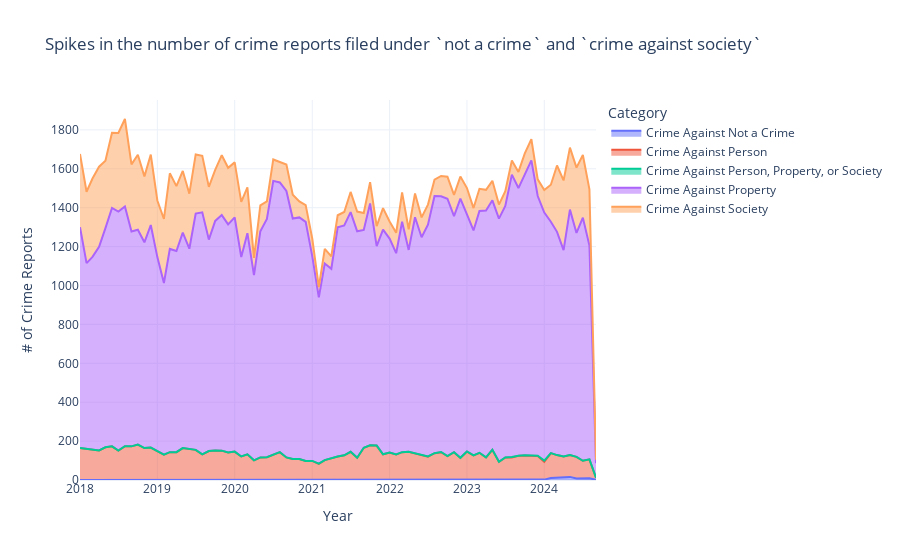

Write notebook code for a chart like this one.
### Code cell
# Very close to final project. 
# The code here can be severed from the rest and made into a dashboard
# Now taking a closer look at the crime dataset, to see what is going on there

crime['month_year'] = crime['Start_Time'].dt.to_period('M')

crime_name1_summary = (
    crime.groupby(['month_year', 'Crime Name1'])
    .size()
    .unstack(fill_value=0)
    )
crime_name1_long = crime_name1_summary.reset_index().melt(
    id_vars='month_year',
    var_name='Crime Name1', 
    value_name='Count'
    )
crime_name1_long['month_year'] = crime_name1_long['month_year'].astype(str)

fig = px.area(
    crime_name1_long,
    x='month_year', 
    y='Count', 
    color='Crime Name1', 
    title="Spikes in the number of crime reports filed under `not a crime` and `crime against society`",
    labels={
        'Year_Month': 'Year-Month',
        'total_crimes_by_category': 'Total Number of Reports',
        'Crime_Short': 'Crime Category'
    }
    )
fig.update_layout(
    template='plotly_white',
    legend_title="Category",
    xaxis_title="Year",
    yaxis_title="# of Crime Reports" 
)
fig.show()

### Figure 1 — Plotly figure (JSON) as saved in the notebook; plotly's stock layout.template omitted (floating-point values rounded to 4 significant figures)
{"data": [{"fillpattern": {"shape": ""}, "hovertemplate": "Crime Name1=Crime Against Not a Crime<br>month_year=%{x}<br>Count=%{y}<extra></extra>", "legendgroup": "Crime Against Not a Crime", "line": {"color": "#636efa"}, "marker": {"symbol": "circle"}, "mode": "lines", "name": "Crime Against Not a Crime", "orientation": "v", "showlegend": true, "stackgroup": "1", "type": "scatter", "visible": true, "x": ["2018-01", "2018-02", "2018-03", "2018-04", "2018-05", "2018-06", "2018-07", "2018-08", "2018-09", "2018-10", "2018-11", "2018-12", "2019-01", "2019-02", "2019-03", "2019-04", "2019-05", "2019-06", "2019-07", "2019-08", "2019-09", "2019-10", "2019-11", "2019-12", "2020-01", "2020-02", "2020-03", "2020-04", "2020-05", "2020-06", "2020-07", "2020-08", "2020-09", "2020-10", "2020-11", "2020-12", "2021-01", "2021-02", "2021-03", "2021-04", "2021-05", "2021-06", "2021-07", "2021-08", "2021-09", "2021-10", "2021-11", "2021-12", "2022-01", "2022-02", "2022-03", "2022-04", "2022-05", "2022-06", "2022-07", "2022-08", "2022-09", "2022-10", "2022-11", "2022-12", "2023-01", "2023-02", "2023-03", "2023-04", "2023-05", "2023-06", "2023-07", "2023-08", "2023-09", "2023-10", "2023-11", "2023-12", "2024-01", "2024-02", "2024-03", "2024-04", "2024-05", "2024-06", "2024-07", "2024-08", "2024-09"], "xaxis": "x", "y": [0, 0, 0, 0, 0, 0, 0, 0, 0, 0, 0, 0, 0, 0, 0, 0, 0, 0, 0, 0, 0, 0, 0, 0, 0, 0, 0, 0, 0, 0, 0, 0, 0, 0, 0, 0, 0, 0, 0, 0, 0, 0, 0, 0, 0, 0, 0, 0, 0, 0, 0, 0, 0, 0, 0, 0, 0, 0, 0, 0, 0, 0, 0, 0, 0, 0, 0, 0, 0, 0, 1, 2, 2, 10, 12, 16, 16, 8, 10, 9, 1], "yaxis": "y"}, {"fillpattern": {"shape": ""}, "hovertemplate": "Crime Name1=Crime Against Person<br>month_year=%{x}<br>Count=%{y}<extra></extra>", "legendgroup": "Crime Against Person", "line": {"color": "#EF553B"}, "marker": {"symbol": "circle"}, "mode": "lines", "name": "Crime Against Person", "orientation": "v", "showlegend": true, "stackgroup": "1", "type": "scatter", "visible": true, "x": ["2018-01", "2018-02", "2018-03", "2018-04", "2018-05", "2018-06", "2018-07", "2018-08", "2018-09", "2018-10", "2018-11", "2018-12", "2019-01", "2019-02", "2019-03", "2019-04", "2019-05", "2019-06", "2019-07", "2019-08", "2019-09", "2019-10", "2019-11", "2019-12", "2020-01", "2020-02", "2020-03", "2020-04", "2020-05", "2020-06", "2020-07", "2020-08", "2020-09", "2020-10", "2020-11", "2020-12", "2021-01", "2021-02", "2021-03", "2021-04", "2021-05", "2021-06", "2021-07", "2021-08", "2021-09", "2021-10", "2021-11", "2021-12", "2022-01", "2022-02", "2022-03", "2022-04", "2022-05", "2022-06", "2022-07", "2022-08", "2022-09", "2022-10", "2022-11", "2022-12", "2023-01", "2023-02", "2023-03", "2023-04", "2023-05", "2023-06", "2023-07", "2023-08", "2023-09", "2023-10", "2023-11", "2023-12", "2024-01", "2024-02", "2024-03", "2024-04", "2024-05", "2024-06", "2024-07", "2024-08", "2024-09"], "xaxis": "x", "y": [165, 161, 156, 152, 168, 173, 151, 174, 173, 182, 164, 167, 149, 130, 143, 143, 164, 161, 155, 132, 149, 152, 151, 141, 146, 121, 132, 101, 116, 117, 130, 143, 116, 108, 108, 98, 98, 83, 102, 112, 121, 127, 145, 114, 166, 178, 177, 132, 141, 131, 143, 145, 138, 128, 120, 138, 143, 123, 143, 114, 146, 127, 140, 116, 155, 94, 116, 116, 125, 126, 123, 122, 92, 128, 116, 105, 112, 111, 89, 97, 11], "yaxis": "y"}, {"fillpattern": {"shape": ""}, "hovertemplate": "Crime Name1=Crime Against Person, Property, or Society<br>month_year=%{x}<br>Count=%{y}<extra></extra>", "legendgroup": "Crime Against Person, Property, or Society", "line": {"color": "#00cc96"}, "marker": {"symbol": "circle"}, "mode": "lines", "name": "Crime Against Person, Property, or Society", "orientation": "v", "showlegend": true, "stackgroup": "1", "type": "scatter", "visible": true, "x": ["2018-01", "2018-02", "2018-03", "2018-04", "2018-05", "2018-06", "2018-07", "2018-08", "2018-09", "2018-10", "2018-11", "2018-12", "2019-01", "2019-02", "2019-03", "2019-04", "2019-05", "2019-06", "2019-07", "2019-08", "2019-09", "2019-10", "2019-11", "2019-12", "2020-01", "2020-02", "2020-03", "2020-04", "2020-05", "2020-06", "2020-07", "2020-08", "2020-09", "2020-10", "2020-11", "2020-12", "2021-01", "2021-02", "2021-03", "2021-04", "2021-05", "2021-06", "2021-07", "2021-08", "2021-09", "2021-10", "2021-11", "2021-12", "2022-01", "2022-02", "2022-03", "2022-04", "2022-05", "2022-06", "2022-07", "2022-08", "2022-09", "2022-10", "2022-11", "2022-12", "2023-01", "2023-02", "2023-03", "2023-04", "2023-05", "2023-06", "2023-07", "2023-08", "2023-09", "2023-10", "2023-11", "2023-12", "2024-01", "2024-02", "2024-03", "2024-04", "2024-05", "2024-06", "2024-07", "2024-08", "2024-09"], "xaxis": "x", "y": [0, 0, 0, 0, 0, 0, 0, 0, 0, 0, 0, 0, 0, 0, 0, 0, 0, 0, 0, 0, 0, 0, 0, 0, 0, 0, 0, 0, 0, 0, 0, 0, 0, 0, 0, 0, 0, 1, 0, 0, 0, 0, 0, 0, 0, 0, 0, 0, 0, 0, 0, 0, 0, 0, 1, 0, 1, 0, 0, 0, 1, 0, 0, 0, 1, 0, 0, 2, 0, 1, 0, 1, 6, 0, 0, 0, 0, 0, 0, 0, 0], "yaxis": "y"}, {"fillpattern": {"shape": ""}, "hovertemplate": "Crime Name1=Crime Against Property<br>month_year=%{x}<br>Count=%{y}<extra></extra>", "legendgroup": "Crime Against Property", "line": {"color": "#ab63fa"}, "marker": {"symbol": "circle"}, "mode": "lines", "name": "Crime Against Property", "orientation": "v", "showlegend": true, "stackgroup": "1", "type": "scatter", "visible": true, "x": ["2018-01", "2018-02", "2018-03", "2018-04", "2018-05", "2018-06", "2018-07", "2018-08", "2018-09", "2018-10", "2018-11", "2018-12", "2019-01", "2019-02", "2019-03", "2019-04", "2019-05", "2019-06", "2019-07", "2019-08", "2019-09", "2019-10", "2019-11", "2019-12", "2020-01", "2020-02", "2020-03", "2020-04", "2020-05", "2020-06", "2020-07", "2020-08", "2020-09", "2020-10", "2020-11", "2020-12", "2021-01", "2021-02", "2021-03", "2021-04", "2021-05", "2021-06", "2021-07", "2021-08", "2021-09", "2021-10", "2021-11", "2021-12", "2022-01", "2022-02", "2022-03", "2022-04", "2022-05", "2022-06", "2022-07", "2022-08", "2022-09", "2022-10", "2022-11", "2022-12", "2023-01", "2023-02", "2023-03", "2023-04", "2023-05", "2023-06", "2023-07", "2023-08", "2023-09", "2023-10", "2023-11", "2023-12", "2024-01", "2024-02", "2024-03", "2024-04", "2024-05", "2024-06", "2024-07", "2024-08", "2024-09"], "xaxis": "x", "y": [1135, 954, 991, 1047, 1127, 1226, 1229, 1232, 1105, 1105, 1058, 1144, 997, 883, 1045, 1034, 1108, 1028, 1215, 1244, 1087, 1180, 1211, 1173, 1204, 1025, 1137, 952, 1163, 1225, 1408, 1387, 1370, 1236, 1242, 1229, 1053, 855, 1011, 974, 1178, 1182, 1232, 1165, 1120, 1244, 1025, 1155, 1100, 1035, 1185, 1038, 1213, 1120, 1192, 1322, 1315, 1323, 1214, 1333, 1219, 1156, 1243, 1269, 1282, 1250, 1293, 1452, 1376, 1440, 1519, 1335, 1275, 1190, 1148, 1061, 1262, 1151, 1250, 1099, 74], "yaxis": "y"}, {"fillpattern": {"shape": ""}, "hovertemplate": "Crime Name1=Crime Against Society<br>month_year=%{x}<br>Count=%{y}<extra></extra>", "legendgroup": "Crime Against Society", "line": {"color": "#FFA15A"}, "marker": {"symbol": "circle"}, "mode": "lines", "name": "Crime Against Society", "orientation": "v", "showlegend": true, "stackgroup": "1", "type": "scatter", "visible": true, "x": ["2018-01", "2018-02", "2018-03", "2018-04", "2018-05", "2018-06", "2018-07", "2018-08", "2018-09", "2018-10", "2018-11", "2018-12", "2019-01", "2019-02", "2019-03", "2019-04", "2019-05", "2019-06", "2019-07", "2019-08", "2019-09", "2019-10", "2019-11", "2019-12", "2020-01", "2020-02", "2020-03", "2020-04", "2020-05", "2020-06", "2020-07", "2020-08", "2020-09", "2020-10", "2020-11", "2020-12", "2021-01", "2021-02", "2021-03", "2021-04", "2021-05", "2021-06", "2021-07", "2021-08", "2021-09", "2021-10", "2021-11", "2021-12", "2022-01", "2022-02", "2022-03", "2022-04", "2022-05", "2022-06", "2022-07", "2022-08", "2022-09", "2022-10", "2022-11", "2022-12", "2023-01", "2023-02", "2023-03", "2023-04", "2023-05", "2023-06", "2023-07", "2023-08", "2023-09", "2023-10", "2023-11", "2023-12", "2024-01", "2024-02", "2024-03", "2024-04", "2024-05", "2024-06", "2024-07", "2024-08", "2024-09"], "xaxis": "x", "y": [376, 367, 403, 412, 347, 386, 404, 450, 345, 385, 339, 362, 291, 329, 389, 334, 317, 283, 304, 291, 271, 262, 308, 291, 283, 284, 236, 89, 133, 90, 110, 105, 136, 123, 82, 86, 91, 53, 75, 64, 62, 69, 104, 101, 87, 109, 103, 111, 88, 105, 150, 106, 122, 102, 103, 84, 104, 113, 109, 113, 135, 115, 114, 107, 100, 72, 76, 73, 83, 112, 109, 86, 116, 190, 341, 358, 319, 336, 322, 289, 18], "yaxis": "y"}], "layout": {"autosize": true, "legend": {"title": {"text": "Category"}, "tracegroupgap": 0}, "title": {"text": "Spikes in the number of crime reports filed under `not a crime` and `crime against society`"}, "xaxis": {"anchor": "y", "autorange": true, "domain": [0, 1], "range": ["2018-01-01", "2024-09-01"], "title": {"text": "Year"}, "type": "date"}, "yaxis": {"anchor": "x", "autorange": true, "domain": [0, 1], "range": [0, 1954.0], "title": {"text": "# of Crime Reports"}, "type": "linear"}}}
